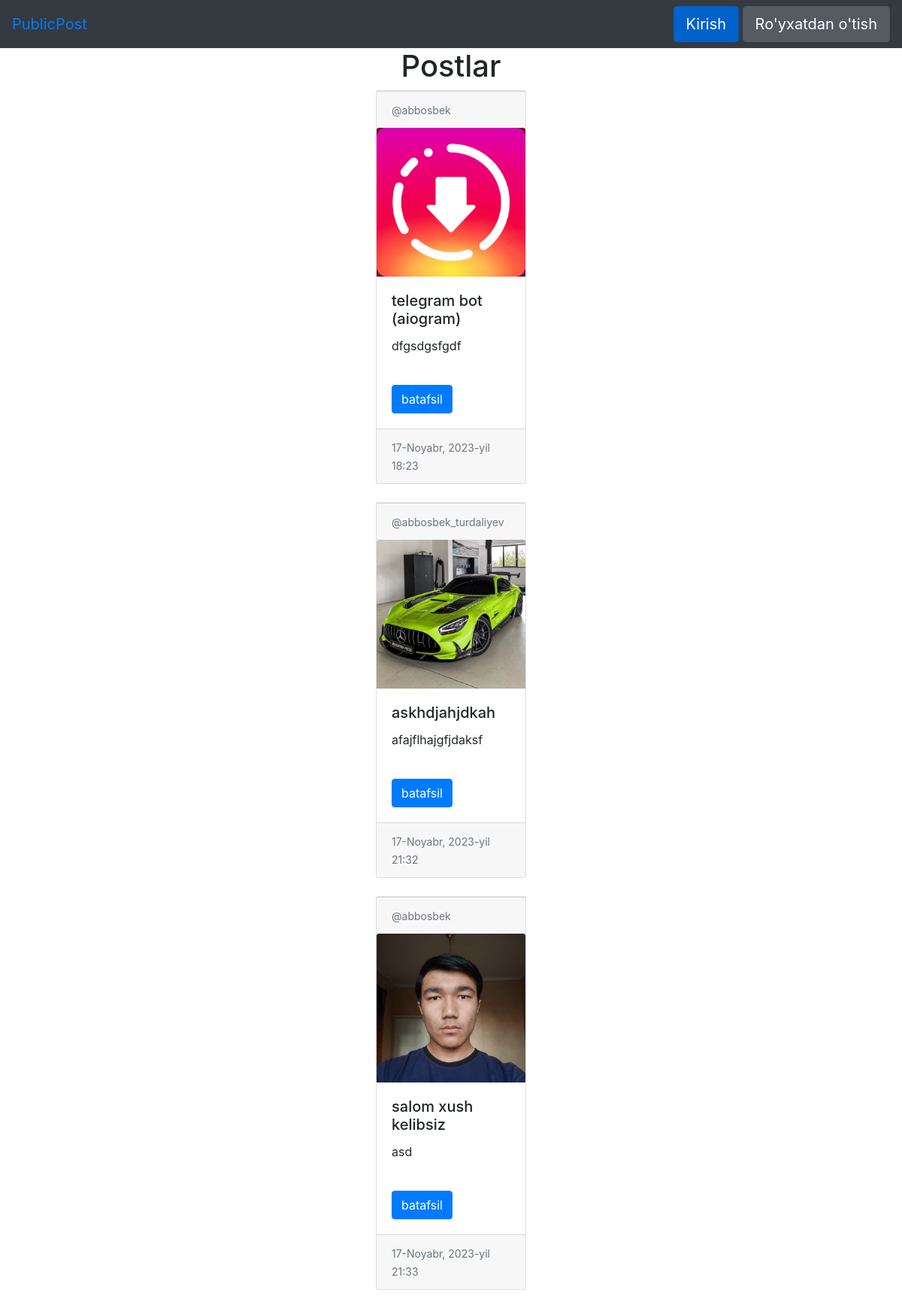
The app's page /articles/ with its own data.
### articles/models.py (models this page shows, shortened)
class Article(models.Model):
    title = models.CharField(max_length=250)
    summary = models.CharField(max_length=150, blank=True)
    body = RichTextField()
    photo = models.ImageField(upload_to='images/',blank=True)
    date = models.DateTimeField(auto_now_add=True)
    auther = models.ForeignKey(
        get_user_model(),
        on_delete = models.CASCADE,
    )

### accounts/models.py (models this page shows)
class CustomUser(AbstractUser):
    age = models.PositiveIntegerField(null=True ,blank=True)
    rasm = models.ImageField(upload_to='profil/',blank=True)

### articles/views.py (the view)
# urls.py: path('',ArticleListView.as_view(),name='article_list'),
class ArticleListView(ListView):
    model = Article
    template_name = 'article_list.html'

### templates/article_list.html (shortened to what this page needs)
{% extends 'base.html'%}
{% block content %}
<h1 style="text-align: center;">Postlar</h1>
{% for article in object_list %}
    <div class="card-deck" style="
    padding-left: 500px;
    padding-right: 500px;">
        <div class="card">
            <div class="card-footer">
                <small class="text-muted">@{{ article.auther.username }}</small>
              </div>
            {% if article.photo %}
                <img src="{{ article.photo.url }}" class="card-img-top" alt="...">
            {% endif %}
            <div class="card-body">
                <h5 class="card-title">{{ article.title }}</h5>
                <p class="card-text">{{ article.summary }}</p>
                <br>
                <a href="{% url 'article_detail' article.pk  %}" class="btn btn-primary">batafsil</a>
            </div>
          <div class="card-footer">
            <small class="text-muted"> {{article.date }}</small>
          </div>
        </div>
    </div>
    <br>
{% endfor %}
{% endblock content %}

### templates/base.html (shortened to what this page needs)
<!DOCTYPE html>
<html lang="en">
<head>
    <link rel="stylesheet" href="https://cdn.jsdelivr.net/npm/bootstrap@4.6.2/dist/css/bootstrap.min.css">
</head>
<body>
    <nav class="navbar navbar-blue bg-dark">
        <a class="navbar-brand" href="{% url 'home' %}">
            PublicPost
        </a>
            {% if user.is_authenticated %}
            <div id='register'>
                <div class="btn-group">
                    <button type="button" class="btn btn-secondary dropdown-toggle" data-toggle="dropdown" aria-expanded="false">
                    {% if user.rasm %}
                        <img src="{{ user.rasm.url }}" class="rounded-circle" alt="...">
                    {% endif %} {{user.username}}
                    </button>
                    <div class="dropdown-menu dropdown-menu-right">
                        <a class="dropdown-item" href="{% url 'article_new' %}">Post qo'shish ➕</a>
                        <a class="dropdown-item" href="{% url 'profil'%}">My Profil 👤</a>
                        <a class="dropdown-item" href="{% url 'password_change'%}">Parolni yangilash ♻️</a>
                        <a class="dropdown-item" href="{% url 'about' %}">About </a>
                        <a class="dropdown-item" href="{% url 'logout' %}">Logout ❌</a>
                    </div>
                  </div>
            {% else %}
            <div id='register'>
                <a href="{% url 'login' %}" class="btn btn-primary btn-lg active" role="button" aria-pressed="true">Kirish</a>
                <a href="{% url 'signup' %}" class="btn btn-secondary btn-lg active" role="button" aria-pressed="true">Ro'yxatdan o'tish</a>
                {% endif %}
            </div>
            </nav>
    <main>
        {% block content %}
        {% endblock content %}
    </main>
</body>
</html>

### records on screen
Article: auther.username "abbosbek", photo (picture), title "telegram bot (aiogram)", summary "dfgsdgsfgdf", date "17-Noyabr, 2023-yil 18:23"
Article: auther.username "abbosbek_turdaliyev", photo (picture), title "askhdjahjdkah", summary "afajflhajgfjdaksf", date "17-Noyabr, 2023-yil 21:32"
Article: auther.username "abbosbek", photo (picture), title "salom xush kelibsiz", summary "asd", date "17-Noyabr, 2023-yil 21:33"
